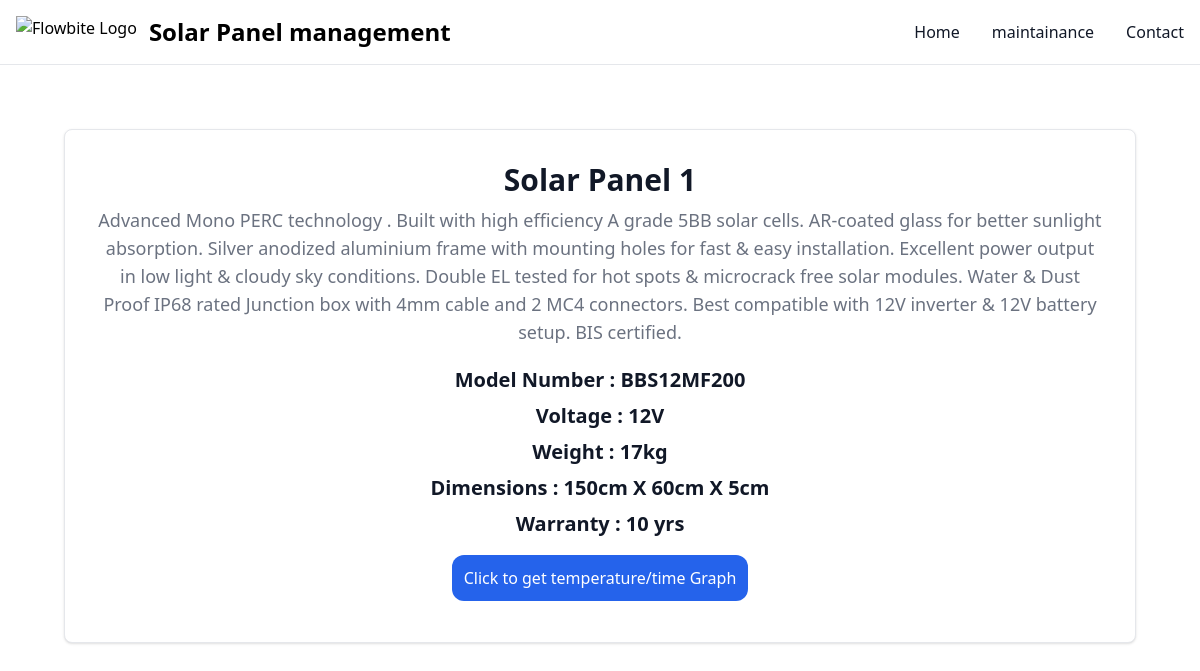
The app's page /description/1 with its own data.
### app/models.py (models this page shows, shortened)
class SolarPanel(models.Model):
    name = models.CharField(max_length=100)
    description = models.CharField(max_length=500)
    model_number = models.CharField(max_length=20)
    nominal_voltage = models.PositiveIntegerField()
    product_weight =  models.PositiveIntegerField()
    dimensions_l =models.PositiveIntegerField()
    dimensions_b =models.PositiveIntegerField()
    dimensions_w =models.PositiveIntegerField()
    warranty = models.PositiveIntegerField()
    status=models.CharField(choices=status,max_length=10,default='Inactive')

### app/views.py (the view)
# urls.py: path('description/<int:id>', views.description, name='description'),
def description(request,id):
    product= SolarPanel.objects.get(id=id)
    return render(request,"description.html",{'product':product})

### app/templates/description.html
{% extends 'base.html' %}
{% block content%}
<hr>
<div class="flex justify-center m-16">
    <div class="w-full p-4 text-center bg-white border border-gray-200 rounded-lg shadow sm:p-8 dark:bg-gray-800 dark:border-gray-700">
        <h5 class="mb-2 text-3xl font-bold text-gray-900 dark:text-white">Solar Panel {{product.name}}</h5>
        <p class="mb-5 text-base text-gray-500 sm:text-lg dark:text-gray-400">{{product.description}}</p>
        <p class="mb-2 text-xl font-bold text-gray-900 dark:text-white">Model Number : {{product.model_number}}</p>
        <p class="mb-2 text-xl font-bold text-gray-900 dark:text-white">Voltage : {{product.nominal_voltage}}V</p>
        <p class="mb-2 text-xl font-bold text-gray-900 dark:text-white">Weight : {{product.product_weight}}kg</p>
        <p class="mb-2 text-xl font-bold text-gray-900 dark:text-white">Dimensions : {{product.dimensions_l}}cm X {{product.dimensions_b}}cm X {{product.dimensions_w}}cm</p>
        <p class="mb-2 text-xl font-bold text-gray-900 dark:text-white">Warranty : {{product.warranty}} yrs</p>
        <div class="p-5 ">
            <a href="{% url 'chart_disp' %}" class="text-white p-3 bg-blue-600 hover:bg-blue-700 rounded-xl">Click to get temperature/time Graph</a>
        </div>
    </div>
</div>
{% endblock %}

### records on screen
SolarPanel: name "1", description "Advanced Mono PERC technology . Built with high efficiency A grade 5BB solar cells. AR-coated glass for better sunlight absorption. Silver anodized aluminium frame with mounting holes for fast & easy installation. Excellent power output in low light & cloudy sky conditions. Double EL tested for hot spots & microcrack free solar modules. Water & Dust Proof IP68 rated Junction box with 4mm cable and 2 MC4 connectors. Best compatible with 12V inverter & 12V battery setup. BIS certified.", model_number "BBS12MF200", nominal_voltage "12", product_weight "17", dimensions_l "150", dimensions_b "60", dimensions_w "5", warranty "10"
